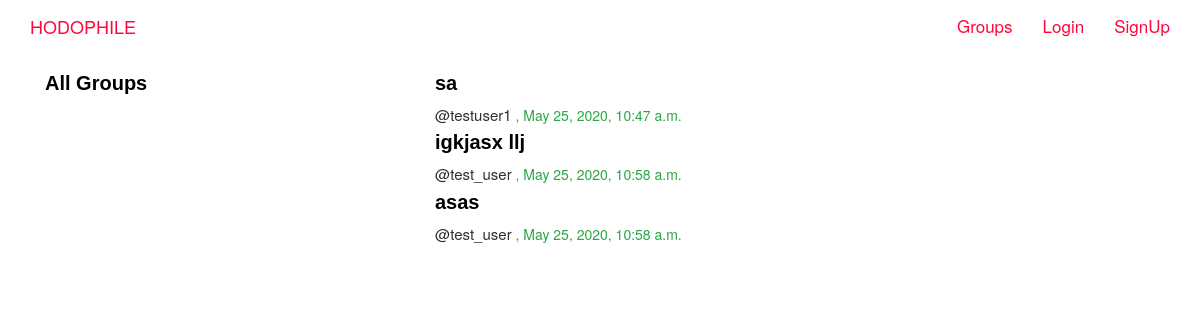
The page /posts/postss/ on the database as committed earlier.
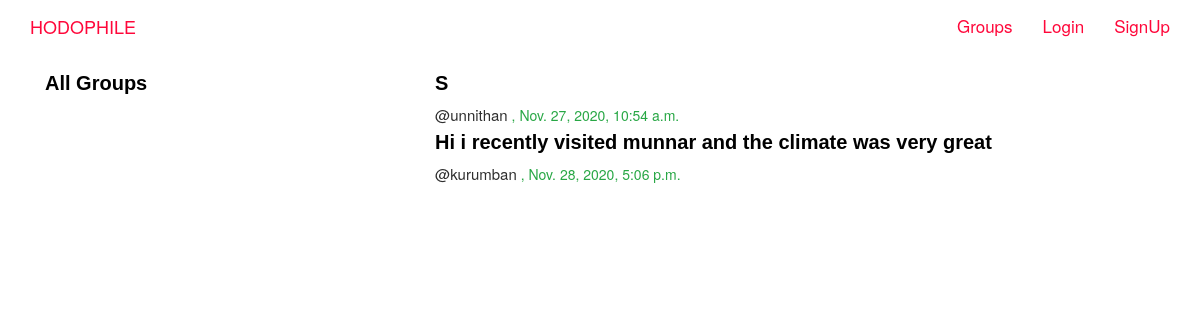
The same page on the database as committed later.
### posts/models.py (models this page shows, shortened)
class Post(models.Model):
    user=models.ForeignKey(User,related_name='posts',on_delete=models.CASCADE)
    created_at=models.DateTimeField(auto_now=True)
    message = models.TextField()
    message_html=models.TextField(editable=False)
    group=models.ForeignKey(Group,related_name='posts',null=True,blank=True,on_delete=models.CASCADE)
    class Meta:
        ordering=['created_at']
        unique_together=['user','message']

### posts/views.py (the view)
# urls.py: path('postss/',views.PostList.as_view(),name='all'),
class PostList(SelectRelatedMixin,generic.ListView):
    model=models.Post
    select_related=('user','group')

### posts/templates/posts/post_list.html (shortened to what this page needs)
{% extends "posts/post-base.html" %}
{% block prepost %}
<div class="col-md-4">
  <div class="card card-with-shadow">
    <div class="content">
      <h5 class="title">All Groups</h5>
    </div>
  </div>
</div>
{% endblock %}
{% block post_content %}
  <div class="col-md-8">
    {% for post in post_list %}
      {% include "posts/_post.html" %}
    {% endfor %}
  </div>
{% endblock %}

### posts/templates/posts/_post.html (shortened to what this page needs)
<div class="post-media">
  {% if user.is_authenticated and post.user == user %}
  <h4 style="color: red; font-size: 20px;">{{post.message|safe}}</h4>
  {% else %}
  <h4 style="font-size: 20px;"> {{post.message|safe}}</h4>
  {% endif %}
  <p style="margin-bottom: 1px;" class="username"><a href="{% url 'posts:for_user' username=post.user.username %}" style="font-size: 15px; margin-bottom: 25px;">@{{post.user.username}}</a> ,      {{post.created_at}}</p>
  <div class="media-body">
  </div>
</div>

Rows that differ between the two databases and show on the page:
removed Post: message "sa", user.username "testuser1", created_at "May 25, 2020, 10:47 a.m."
removed Post: message "igkjasx llj", user.username "test_user", created_at "May 25, 2020, 10:58 a.m."
removed Post: message "asas", user.username "test_user", created_at "May 25, 2020, 10:58 a.m."
added Post: message "S", user.username "unnithan", created_at "Nov. 27, 2020, 10:54 a.m."
added Post: message "Hi i recently visited munnar and the climate was very great", user.username "kurumban", created_at "Nov. 28, 2020, 5:06 p.m."
